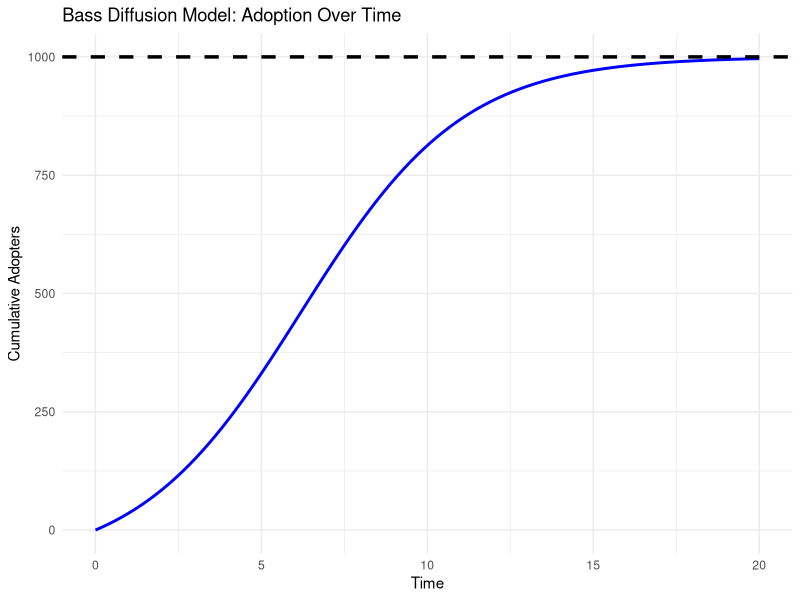
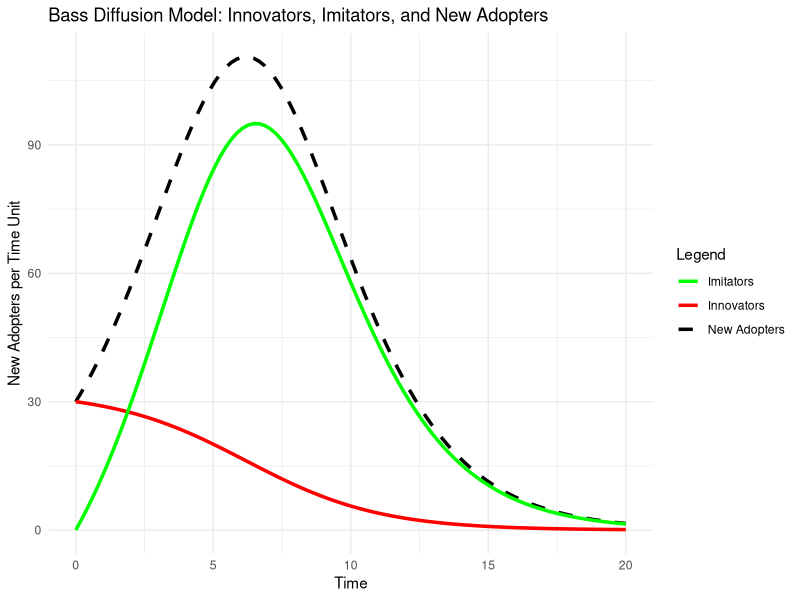

Write R code to recreate these figures, in order.
## ---- chunk 1
library(ggplot2)

# Bass model parameters
M <- 1000  # Total market potential
p <- 0.03  # Coefficient of innovation
q <- 0.38  # Coefficient of imitation

# Time range
t <- seq(0, 20, length.out = 100)  # 20 time periods

## ---- chunk 2

# Bass model equation for cumulative adoption
bass_diffusion <- function(t, M, p, q) {
  exp_term <- exp(-(p + q) * t)
  return(M * (1 - exp_term) / (1 + (q / p) * exp_term))
}

# Compute adoption over time
N_t <- bass_diffusion(t, M, p, q)

# Create a data frame for plotting
df <- data.frame(Time = t, Cumulative_Adopters = N_t)
df

## ---- chunk 3

# Bass Diffusion Curve
ggplot(df, aes(x = Time, y = Cumulative_Adopters)) +
  geom_line(color = "blue", linewidth = 1) +
  geom_hline(yintercept = M, linetype = "dashed", color = "black", linewidth = 1.2) +
  labs(title = "Bass Diffusion Model: Adoption Over Time",
       x = "Time",
       y = "Cumulative Adopters") +
  theme_minimal()

## ---- chunk 4
# innovators and imitators
innovators <- p * (M - N_t)  # p * (Remaining Market)
imitators <- q * (N_t / M) * (M - N_t)  # q * (Adopters Fraction) * (Remaining Market)
new_adopters <- innovators + imitators

df2 <- data.frame(Time = t, New_Adopters = new_adopters, Innovators = innovators, Imitators = imitators)
df2

## ---- chunk 5
# Plot of adoption components
ggplot(df2, aes(x = Time)) +
  geom_line(aes(y = New_Adopters, color = "New Adopters"), linetype = "dashed", linewidth = 1.2) +
  geom_line(aes(y = Innovators, color = "Innovators"), linewidth = 1.2) +
  geom_line(aes(y = Imitators, color = "Imitators"), linewidth = 1.2) +
  scale_color_manual(values = c("New Adopters" = "black", "Innovators" = "red", "Imitators" = "green")) +
  labs(title = "Bass Diffusion Model: Innovators, Imitators, and New Adopters",
       x = "Time",
       y = "New Adopters per Time Unit",
       color = "Legend") +
  theme_minimal()
